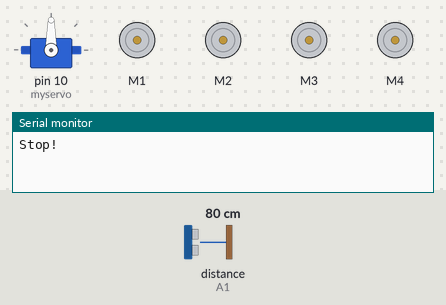
A sketch run on a simulated Arduino Uno, built with avr-gcc and run on an emulated ATmega328P. On the bench: servo, 4 × DC motor (green arrow = forward, orange = backward, longer = faster), the last lines printed to the serial monitor. Wiring (inferred from the names in the program): ultrasonic range finder: trigger A0; echo A1. Inputs (shaded band) come from the test bench; at power-on: distance to the obstacle (sensor on A1) 80 cm. The echo pulse lasts 58.3 µs per cm.

Above: at 0.1 s.
1.8 s: distance to the obstacle (sensor on A1) set to 2 cm
At 1.99 s:
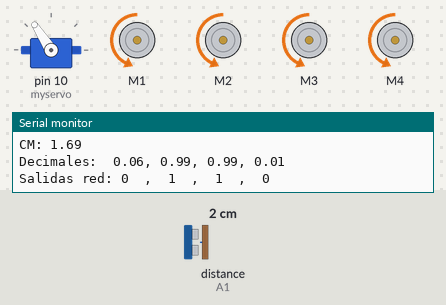
4.8 s: distance to the obstacle (sensor on A1) set to 120 cm
7.8 s: distance to the obstacle (sensor on A1) set to 9 cm
At 7.97 s:
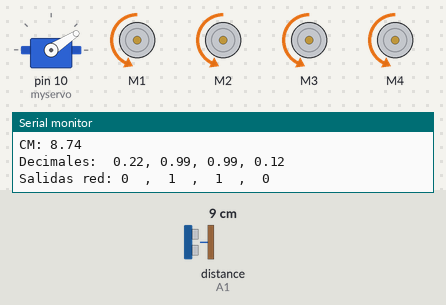
10.8 s: distance to the obstacle (sensor on A1) set to 35 cm
13.8 s: distance to the obstacle (sensor on A1) set to 18 cm
At 15.31 s:
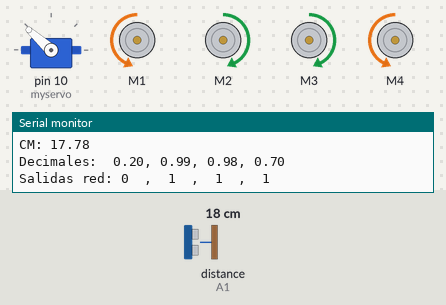
16.8 s: distance to the obstacle (sensor on A1) set to 250 cm
At 17.19 s:
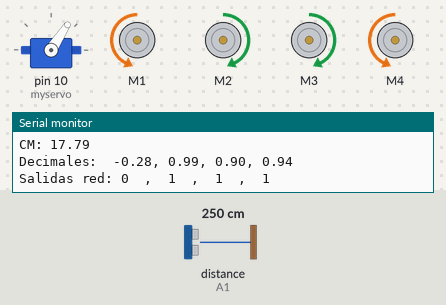
Timing chart, 0 to 20.8 s (numbered marks = the images above; inputs shaded):
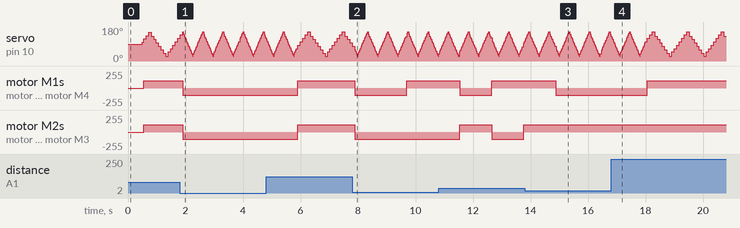

The sketch:

rn_robot_l293d_rev6.ino
```cpp
#include <Servo.h>  //servo library
Servo myservo;      // create servo object to control servo
 #include <AFMotor.h>
#define Echo  A1
#define Trig  A0
#define IN11 1
#define IN22 2
#define IN33 3
#define IN44 4

AF_DCMotor IN1(IN11, MOTOR12_1KHZ);
AF_DCMotor IN2(IN22, MOTOR12_1KHZ);
AF_DCMotor IN3(IN33, MOTOR34_1KHZ);
AF_DCMotor IN4(IN44, MOTOR34_1KHZ);
/******************************************************************
   Network Configuration
 ******************************************************************/
const int InputNodes = 3; // includes BIAS neuron
const int HiddenNodes = 4; //includes BIAS neuron
const int OutputNodes = 4;
int i, j;
double Accum;
double Hidden[HiddenNodes];
double Output[OutputNodes];
float HiddenWeights[3][4] = {{-0.5617644549564086, 1.0942893946497538, -1.0682572021248855, 1.304429946291011}, {0.8068076878837755, -4.010636506524299, 4.023499996501605, -0.3342896095417134}, {0.2122339991590681, -1.5699936019785983, -1.6506637473608512, 0.22538199584563273}};
float OutputWeights[4][4] = {{-1.371854399267592, -0.8997542122405253, -0.8681163843245009, 0.025905325213148457}, {-0.9808612938288105, -0.33757346882199263, -1.7677793863252733, 1.8239271557047205}, {-1.4958911354789663, 1.6436091911381543, 0.23187132309438943, 0.6119086932832044}, {1.0923727805142454, 1.2928498659973917, 1.3430060270009385, 1.5636986805649136}};
/******************************************************************
   End Network Configuration
 ******************************************************************/

void stop() {
  IN1.run(RELEASE);
  IN2.run(RELEASE);
  IN3.run(RELEASE);
  IN4.run(RELEASE);
  Serial.println("Stop!");
}

//Measure distance in Centimeters
int Distance_test() {
  digitalWrite(Trig, LOW);
  delayMicroseconds(2);
  digitalWrite(Trig, HIGH);
  delayMicroseconds(20);
  digitalWrite(Trig, LOW);
  float Fdistance = pulseIn(Echo, HIGH);
  Fdistance= Fdistance / 58;
  Serial.print("CM: ");
  Serial.println(Fdistance);
  return (int)Fdistance;
}

void setup() {
  myservo.attach(10);  // attach servo on pin 3 to servo object
  Serial.begin(9600);
  pinMode(Echo, INPUT);
  pinMode(Trig, OUTPUT);
  stop();
  myservo.write(90);  //starting position in the center
  delay(500);
}

unsigned long previousMillis = 0;   // to measure time cycles
const long interval = 25;           // intervals every x milliseconds
int grados_servo = 90;              // position of the servo that moves the ultrasonic sensor
bool clockwise = true;              // direction of servo rotation
const long ANGULO_MIN = 30;
const long ANGULO_MAX = 150;
double ditanciaMaxima = 75.0;       // far distance from which the NN begins to act
int incrementos = 9;                // increments per cycle of servo position
int accionEnCurso = 1;              // number of cycles executing an action
int multiplicador = 1000/interval;  // multiply the number of cycles to give the car time to turn
const int SPEED = 110;              // speed of the car from all 4 wheels at a time

void loop() {
  unsigned long currentMillis = millis();
  if (currentMillis - previousMillis >= interval) {
    previousMillis = currentMillis;

  /******************************************************************
       HANDLE SERVO TURN
  ******************************************************************/
    if(grados_servo<=ANGULO_MIN || grados_servo>=ANGULO_MAX){
      clockwise=!clockwise; // cambio de sentido
      grados_servo = constrain(grados_servo, ANGULO_MIN, ANGULO_MAX);
    }
    if(clockwise)
      grados_servo=grados_servo+incrementos;
    else
      grados_servo=grados_servo-incrementos;

    if(accionEnCurso>0){
      accionEnCurso=accionEnCurso-1;
    }else{
  /******************************************************************
        WE CALL THE DRIVING FUNCTION
  ******************************************************************/
    conducir();
    }
    myservo.write(grados_servo);
  }
}

//USE THE NEURONAL NETWORK ALREADY TRAINED
void conducir()
{
  double TestInput[] = {0, 0,0};
  double entrada1=0,entrada2=0;

  /******************************************************************
    GET SENSOR DISTANCE
  ******************************************************************/
  double distance = double(Distance_test());
  distance= double(constrain(distance, 0.0, ditanciaMaxima));
  entrada1= ((-2.0/ditanciaMaxima)*double(distance))+1.0; //use a linear function to get closeness
  accionEnCurso = ((entrada1 +1) * multiplicador)+1; // If it is very close to the obstacle, it need more time to react

  /******************************************************************
    GET DIRECTION ACCORDING TO THE SERVO ANGLE
  ******************************************************************/
  entrada2 = map(grados_servo, ANGULO_MIN, ANGULO_MAX, -100, 100);
  entrada2 = double(constrain(entrada2, -100.00, 100.00));

  /******************************************************************
    WE CALL THE FEED FORWARD NETWORK WITH THE TICKETS
  ******************************************************************/
  // Serial.print("Entrada1:");
  // Serial.println(entrada1);
  // Serial.print("Entrada2:");
  // Serial.println(entrada2/100.0);

  TestInput[0] = 1.0;//BIAS UNIT
  TestInput[1] = entrada1;
  TestInput[2] = entrada2/100.0;

  InputToOutput(TestInput[0], TestInput[1], TestInput[2]); //INPUT to ANN to obtain OUTPUT

  int out1 = round(abs(Output[0]));
  int out2 = round(abs(Output[1]));
  int out3 = round(abs(Output[2]));
  int out4 = round(abs(Output[3]));

  Serial.print("Decimales:  ");
  Serial.print(Output[0]);
  Serial.print(", ");
  Serial.print(Output[1]);
  Serial.print(", ");
  Serial.print(Output[2]);
  Serial.print(", ");
  Serial.println(Output[3]);
  Serial.print("Salidas red: ");
  Serial.print(out1);
  Serial.print("  ,  ");
  Serial.print(out2);
  Serial.print("  ,  ");
  Serial.print(out3);
  Serial.print("  ,  ");
  Serial.println(out4);

  /******************************************************************
    POWERING MOTORS WITH THE NETWORK OUTPUT
  ******************************************************************/
  /*
  int carSpeed = SPEED; //forward or backward
  if((out1+out3)==2 || (out2+out4)==2){ // if it is twist, the motors need double power
    carSpeed = SPEED * 2;
  }*/
    IN1.setSpeed(SPEED);
    IN2.setSpeed(SPEED);
    IN3.setSpeed(SPEED);
    IN4.setSpeed(SPEED);

  if (out1==1&&out2==0&&out3==0&&out4==1)
  {
    IN1.run(FORWARD);
    IN2.run(FORWARD);
    IN3.run(FORWARD);
    IN4.run(FORWARD);
  }
  else if ((out1==0&&out2==1&&out3==1&&out4==0)||(out1==1&&out2==1&&out3==1&&out4==1))
  {
    IN1.run(BACKWARD);
    IN2.run(BACKWARD);
    IN3.run(BACKWARD);
    IN4.run(BACKWARD);
  }
  else if((out1==1&&out2==0&&out3==1&&out4==0)||(out1==1&&out2==1&&out3==1&&out4==0)||(out1==1&&out2==0&&out3==1&&out4==1))
  {
    // LEFT
    IN1.run(FORWARD);
    IN2.run(BACKWARD);
    IN3.run(BACKWARD);
    IN4.run(FORWARD);
  }
  else if((out1==0&&out2==1&&out3==0&&out4==1)||(out1==0&&out2==1&&out3==1&&out4==1)||(out1==1&&out2==1&&out3==0&&out4==1))
  {
    // RIGHT
    IN1.run(BACKWARD);
    IN2.run(FORWARD);
    IN3.run(FORWARD);
    IN4.run(BACKWARD);
  }
}

void InputToOutput(double In1, double In2, double In3)
{
  double TestInput[] = {0, 0,0};
  TestInput[0] = In1;
  TestInput[1] = In2;
  TestInput[2] = In3;

  /******************************************************************
    Calculate triggers on hidden layers
  ******************************************************************/

  for ( i = 0 ; i < HiddenNodes ; i++ ) {
    Accum = 0;//HiddenWeights[InputNodes][i] ;
    for ( j = 0 ; j < InputNodes ; j++ ) {
      Accum += TestInput[j] * HiddenWeights[j][i] ;
    }
    //Hidden[i] = 1.0 / (1.0 + exp(-Accum)) ; //Sigmoid
    Hidden[i] = tanh(Accum) ; //tanh
  }

  /******************************************************************
    Calculate activation and error in the Output layer
  ******************************************************************/

  for ( i = 0 ; i < OutputNodes ; i++ ) {
    Accum = 0;//OutputWeights[HiddenNodes][i];
    for ( j = 0 ; j < HiddenNodes ; j++ ) {
        Accum += Hidden[j] * OutputWeights[j][i] ;
    }
    Output[i] = tanh(Accum) ;//tanh
  }
}
```

Measured:
- after the input at 1.8 s, motor M1–4: forward 110/255 → backward 110/255 after 0.10 s
- after the input at 4.8 s, motor M1–4: backward 110/255 → forward 110/255 after 1.1 s
- after the input at 7.8 s, motor M1, motor M4: forward 110/255 → backward 110/255 after 0.08 s, → forward 110/255 1.8 s later; motor M2, motor M3: forward 110/255 → backward 110/255 after 0.08 s
- after the input at 13.8 s, motor M1, motor M4: goes on until 14.9 s, then stays backward 110/255; motor M2, motor M3: stays forward 110/255 (without the input it goes to backward 110/255 after 2.2 s)
- after the input at 16.8 s, motor M2, motor M3: stays forward 110/255 (without the input it goes to backward 110/255 after 1.2 s)
